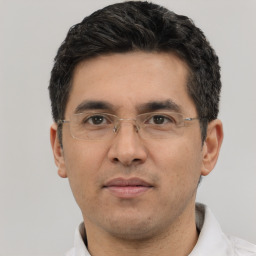
#> input picture Male.jpg, 256 x 256 px
$ python haar-virtual-glasses-try-on.py
#> lines starting #> are read from the running program, lines starting #| are printed output that depends on the picture; after the words box and inside, x2 and y2 are one past the last pixel; in counts of white or black regions, pixels touching at a corner belong together
import cv2

# Load the cascade classifiers for face and eye detection
f_cascade = cv2.CascadeClassifier('haarcascade_frontalface_default.xml')
e_cascade = cv2.CascadeClassifier('haarcascade_eye.xml')

# Load the main image and sunglasses
img = cv2.imread("Male.jpg")
#> img is the input picture: shape (256, 256, 3); mean B, G, R 136.1, 148, 166.6
sunglasses = cv2.imread("glasses.png", -1)  # Load sunglasses with alpha channel
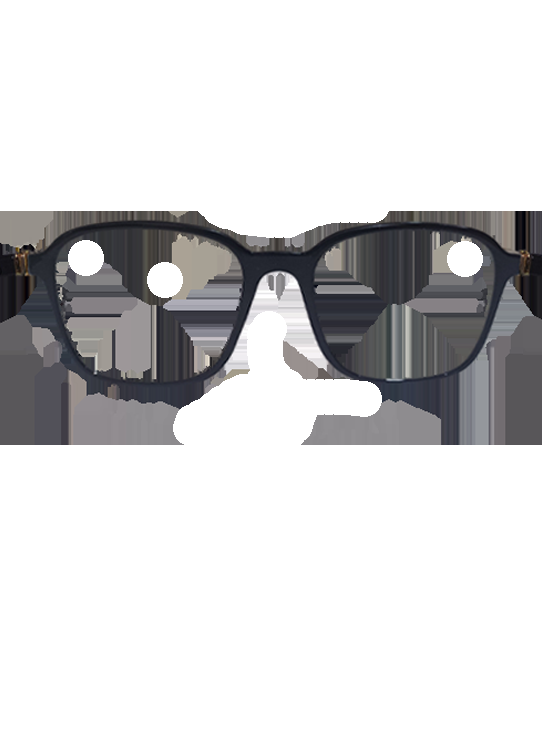
#> input picture glasses.png, 542 x 739 px
#> sunglasses is the input picture: shape (739, 542, 4); mean B, G, R, A 213.4, 212.6, 212.9, 9.1
gray = cv2.cvtColor(img, cv2.COLOR_BGR2GRAY)
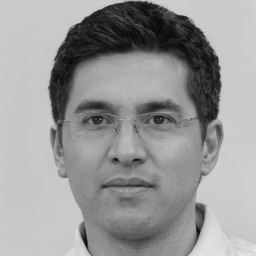
#> gray: shape (256, 256); min 6, max 232, mean 152.2

# Detect faces in the image
faces = f_cascade.detectMultiScale(gray, 1.3, 5)
#> faces = [[40, 49, 176, 176]]
for (x, y, w, h) in faces:
    # Extract the face region from the grayscale and color images
    roi_gray = gray[y:y + h, x:x + w]
    roi_color = img[y:y + h, x:x + w]

    # Detect eyes in the face region
    eyes = e_cascade.detectMultiScale(roi_gray)
    eye_centers = []  # List to store the coordinates of the centers of the eyes

    # Calculate the center of each eye and store the coordinates in the list
    for (ex, ey, ew, eh) in eyes:
        eye_center_x = x + ex + (ew // 2)
        eye_center_y = y + ey + (eh // 2)
        eye_centers.append((eye_center_x, eye_center_y))

    # Calculate the average coordinates of the centers of the eyes
    if len(eye_centers) == 2:
        avg_eye_center_x = (eye_centers[0][0] + eye_centers[1][0]) // 2
        avg_eye_center_y = (eye_centers[0][1] + eye_centers[1][1]) // 2

        # Calculate the dimensions of the rectangle around the eyes by adding a constant margin
        rect_width = abs(eye_centers[0][0] - eye_centers[1][0]) + 80
        rect_height = abs(eye_centers[0][1] - eye_centers[1][1]) + 80

        # Calculate scale factors for the sunglasses
        scale_factor_x = rect_width / sunglasses.shape[1]
        scale_factor_y = rect_height / sunglasses.shape[0]

        # Limit the scale factors to the range of 0.5 to 2
        scale_factor_x = max(0.5, min(2, scale_factor_x))
        scale_factor_y = max(0.5, min(2, scale_factor_y))

        # Choose the smallest scale factor
        scale_factor = min(scale_factor_x, scale_factor_y)

        # Resize the sunglasses while maintaining the original aspect ratio
        scaled_sunglasses = cv2.resize(sunglasses, (0, 0), fx=scale_factor, fy=scale_factor)

        # Calculate the top-left coordinates of the sunglasses to be centered between the eyes
        sunglasses_x = avg_eye_center_x - scaled_sunglasses.shape[1] // 2
        sunglasses_y = avg_eye_center_y - scaled_sunglasses.shape[0] // 2

        # If the dimensions of the sunglasses are larger than the face region, adjust the size of the sunglasses to fit the face region
        if scaled_sunglasses.shape[0] > h or scaled_sunglasses.shape[1] > w:
            scaled_sunglasses = cv2.resize(sunglasses, (w, h))
            sunglasses_x = x
            sunglasses_y = y

        for c in range(3):
            img[sunglasses_y:sunglasses_y + scaled_sunglasses.shape[0],
                sunglasses_x:sunglasses_x + scaled_sunglasses.shape[1], c] = (
                scaled_sunglasses[:, :, c] * (scaled_sunglasses[:, :, 3] / 255.0) +
                img[sunglasses_y:sunglasses_y + scaled_sunglasses.shape[0],
                    sunglasses_x:sunglasses_x + scaled_sunglasses.shape[1], c] *
                (1.0 - scaled_sunglasses[:, :, 3] / 255.0)
            )
#> this loop made 1 pass
#> (x, y, w, h, eyes, avg_eye_center_x, avg_eye_center_y, rect_width) on pass 1: (40, 49, 176, 176, [[96, 51, 42, 42], [35, 49, 43, 43]], 126, 120, 141)
#> pass 1, `roi_gray = gray[y:y + h, x:x + w]`:
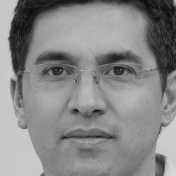
#> roi_gray: shape (176, 176); min 8, max 215, mean 135.6
#> pass 1, `roi_color = img[y:y + h, x:x + w]`:
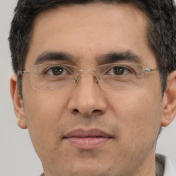
#> roi_color: shape (176, 176, 3); mean B, G, R 109.2, 128.1, 160.3
#> pass 1, `scaled_sunglasses = cv2.resize(sunglasses, (w, h))`:
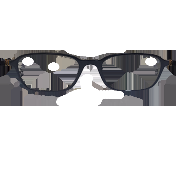
#> scaled_sunglasses: shape (176, 176, 4); mean B, G, R, A 213.3, 212.5, 212.8, 9.1
#> after the loop:
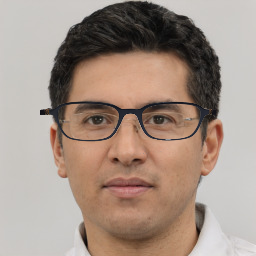
#> img: shape (256, 256, 3); 2.48% of pixels changed, all inside (x1, y1, x2, y2) = (40, 99, 216, 155)

# Display the image
cv2.imshow('frame', img)
cv2.waitKey(0)
cv2.destroyAllWindows()
